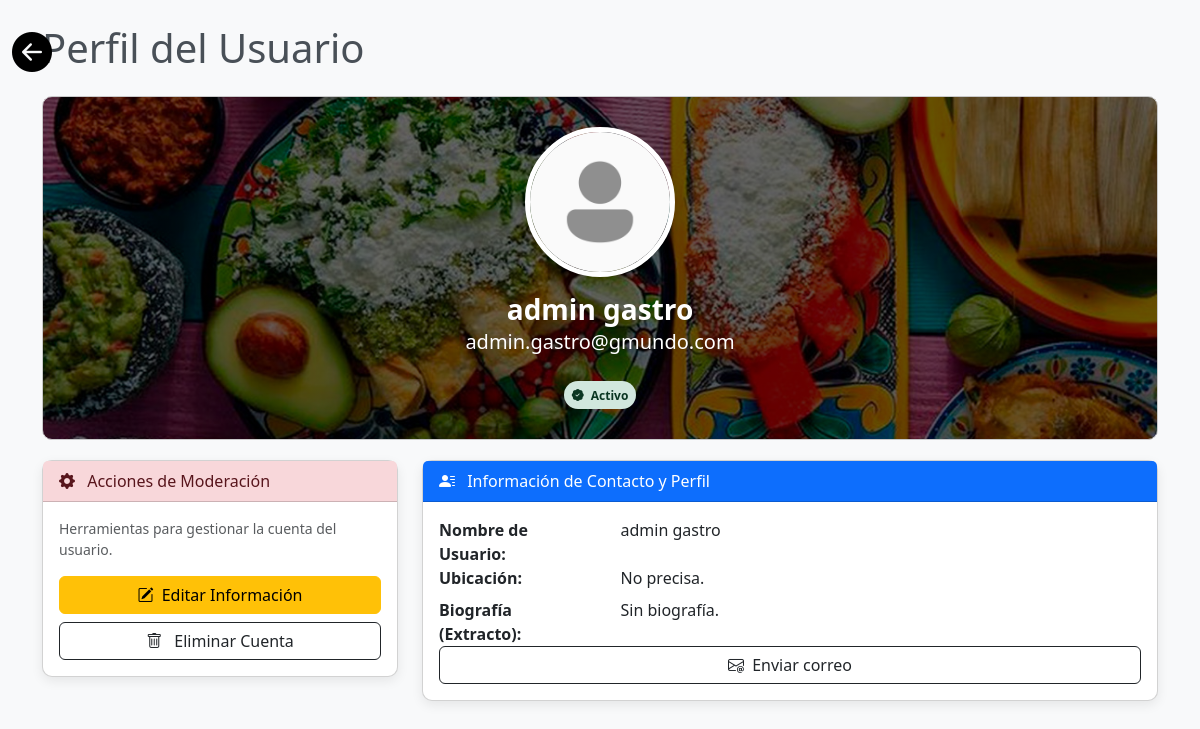
The app's page /perfilUsuario.php?id=1 (signed in) with its own data.
### tables this page shows
CREATE TABLE `users` (
  `id` int(11) NOT NULL,
  `nombre` varchar(30) NOT NULL,
  `apellido` varchar(30) NOT NULL,
  `email` varchar(100) NOT NULL,
  `password` varchar(200) DEFAULT NULL,
  `photo` varchar(100) DEFAULT NULL,
  `perfil` int(11) NOT NULL,
  `biografia` varchar(300) DEFAULT NULL,
  `ubicacion` varchar(50) NOT NULL
);

### drivers/functions.php (called while the page is built, shortened)
<?php
function verUsuario($bd, $tabla, $id)
{
    $sql = "SELECT * FROM $tabla WHERE id = $id";
    $query = $bd->prepare($sql);
    $query->execute();
    $user = $query->fetch(PDO::FETCH_ASSOC);
    return $user;
}

### perfilUsuario.php (the view, shortened to what this page needs)
<?php
require_once './drivers/functions.php';
$bd = conexion('localhost', 'db_gastronomundo', 'root', '');
$id = $_GET['id'];
$user = verUsuario($bd, 'users', $id);
$nombre = $user['nombre'];
$apellido = $user['apellido'];
$email = $user['email'];
!isset($user['biografia']) || empty($user['biografia']) || $user['biografia'] == "" ? $biografia = 'Sin biografía.' : $biografia = $user['biografia'];
!isset($user['ubicacion']) || empty($user['ubicacion']) || $user['ubicacion'] == "" ? $ubicacion = 'No precisa.' : $ubicacion = $user['ubicacion'];
!isset($user['photo']) || empty($user['photo']) || $user['photo'] == "" ? $photo = 'default.png' : $photo = $user['photo'];
?>
<!DOCTYPE html>
<html lang="es">
<head>
    <link href="https://cdn.jsdelivr.net/npm/bootstrap@5.3.3/dist/css/bootstrap.min.css" rel="stylesheet" xintegrity="sha384-QWTKZyjpPEjISv5WaRU9OFeRpok6YctnYmDr5pNlyT2bRjXh0JMhjY6hW+ALEwIH">
    <link rel="stylesheet" href="https://cdn.jsdelivr.net/npm/bootstrap-icons@1.11.3/font/bootstrap-icons.min.css">
    <link rel="stylesheet" href="./css/styles.css">
</head>
<body class="bg_body_perfil">
    <main>
        <div class="container py-4 vh-100">
            <div class="row">
                <div class="col-12">
                    <h1 class="mb-4 text-dark-emphasis">Perfil del Usuario</h1>
                </div>
            </div>
            <div>
                <div class="profile-header text-center">
                    <img src="./img_server/img_server_perfil/<?= $photo ?>" class="rounded-circle profile-img mb-3" alt="Foto de Perfil">
                    <h2 class="h3 fw-bold mb-0" id="userName"><?= "$nombre $apellido" ?></h2>
                    <p class="lead" id="userEmail"><?= $email ?></p>
                    <span class="badge bg-success-subtle text-success-emphasis rounded-pill p-2 mt-2" id="userStatus">
                        <i class="bi bi-patch-check-fill me-1"></i> Activo
                    </span>
                </div>
            </div>
            <div class="row">
                <div class="col-lg-4 mb-3">
                    <div class="card mb-0">
                        <div class="card-header bg-danger-subtle text-danger-emphasis">
                            <i class="bi bi-gear-fill me-2"></i> Acciones de Moderación
                        </div>
                        <div class="card-body">
                            <p class="card-text text-muted small">Herramientas para gestionar la cuenta del usuario.</p>
                            <button class="btn btn-warning w-100 mb-2" data-bs-toggle="modal" data-bs-target="#editModal">
                                <i class="bi bi-pencil-square me-1"></i> Editar Información
                            </button>
                            <button class="btn btn-outline-dark w-100" data-bs-toggle="modal" data-bs-target="#deleteConfirmationModal">
                                <i class="bi bi-trash me-2"></i> Eliminar Cuenta
                            </button>
                        </div>
                    </div>
                </div>
                <div class="col-lg-8">
                    <div class="card mb-0">
                        <div class="card-header bg-primary text-white">
                            <i class="bi bi-person-lines-fill me-2"></i> Información de Contacto y Perfil
                        </div>
                        <div class="card-body">
                            <dl class="row mb-0">
                                <dt class="col-sm-3">Nombre de Usuario:</dt>
                                <dd class="col-sm-9"><?= "$nombre $apellido" ?></dd>
                                <dt class="col-sm-3">Ubicación:</dt>
                                <dd class="col-sm-9"><?= $ubicacion ?></dd>
                                <dt class="col-sm-3">Biografía (Extracto):</dt>
                                <dd class="col-sm-9 text-truncate"><?= $biografia ?></dd>
                            </dl>
                            <button class="btn btn-outline-dark w-100" data-bs-toggle="modal"             data-bs-target="#enviar_correo">
                                <i class="bi bi-envelope-at me-1"></i> Enviar correo
                            </button>
                        </div>
                    </div>
                </div>
            </div>
        </div>
        <a href="administrarUsuarios.php" class="btn_back position-fixed">
            <h1>
                <i class="bi bi-arrow-left-circle-fill"></i>
            </h1>
        </a>
    </main>
</body>
</html>

### css/styles.css (style rules this page uses)
.bg_body_perfil { background-color: #f8f9fa; }
.profile-header { background-image: linear-gradient(rgba(0, 0, 0, 0.6), rgba(0, 0, 0, 0.6)), url('../img/user_banner.jpg'); background-size: cover; background-position: center; background-repeat: no-repeat; color: white; padding: 30px; border-radius: 10px 10px; border: 1px solid rgb(201, 201, 201); margin-bottom: 20px; }
.profile-img { width: 150px; height: 150px; object-fit: cover; border: 5px solid #ffffff; box-shadow: 0 0 10px rgba(0, 0, 0, 0.1); }
.card { border-radius: 10px; box-shadow: 0 4px 12px rgba(0, 0, 0, 0.08); margin-bottom: 20px; }
.btn_back { top: 3.5%; left: 1%; color: black; transition: all 300ms ease; }

### records on screen
users: nombre "admin", apellido "gastro", email "admin.gastro@gmundo.com"

### other values on screen
$ubicacion "No precisa."
$biografia "Sin biografía."
